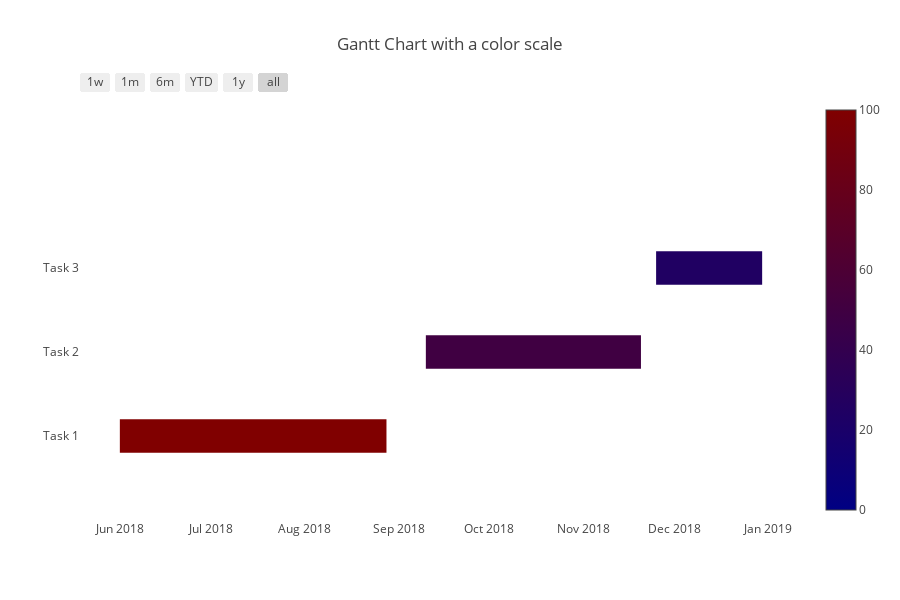

The cell this chart's notebook holds for it:
### Markdown cell above
**Define the Gantt chart**

The **colors** attribute takes in the name of a built-in color scale or a list of RGB or Hexademical numbers

**index_col** is used to specify which field should be represented using the color scale

**show_colorbar** can be set to view the color scale as a reference

### Code cell
fig = ff.create_gantt(tasks, 
                      title = 'Gantt Chart with a color scale',
                      
                      colors = 'Jet', 
                      index_col = 'Complete', 
                      show_colorbar = True)
offline.iplot(fig)

### Figure 1 — Plotly figure (JSON) as saved in the notebook; plotly's stock layout.template omitted (floating-point values rounded to 4 significant figures)
{"data": [{"marker": {"color": "white"}, "name": "", "type": "scatter", "uid": "9cf70968-9c69-11e8-890c-6030d4660e22", "x": ["2018-06-01", "2018-08-28"], "y": [0, 0]}, {"marker": {"color": "white"}, "name": "", "type": "scatter", "uid": "9cf70b66-9c69-11e8-b6f8-6030d4660e22", "x": ["2018-09-10", "2018-11-20"], "y": [1, 1]}, {"marker": {"color": "white"}, "name": "", "type": "scatter", "uid": "9cf70c9c-9c69-11e8-9707-6030d4660e22", "x": ["2018-11-25", "2018-12-30"], "y": [2, 2]}, {"marker": {"cmax": 100, "cmin": 0, "color": "white", "colorscale": [[0, "rgb(0.0, 0.0, 131.0)"], [1, "rgb(128.0, 0.0, 0.0)"]], "showscale": true}, "name": "", "type": "scatter", "uid": "9cf70d8c-9c69-11e8-bbe8-6030d4660e22", "x": ["2018-11-25", "2018-11-25"], "y": [2, 2]}], "layout": {"height": 600, "hovermode": "closest", "shapes": [{"fillcolor": "rgb(128.0, 0.0, 0.0)", "line": {"width": 0}, "opacity": 1, "type": "rect", "x0": "2018-06-01", "x1": "2018-08-28", "xref": "x", "y0": -0.2, "y1": 0.2, "yref": "y"}, {"fillcolor": "rgb(64.0, 0.0, 65.5)", "line": {"width": 0}, "opacity": 1, "type": "rect", "x0": "2018-09-10", "x1": "2018-11-20", "xref": "x", "y0": 0.8, "y1": 1.2, "yref": "y"}, {"fillcolor": "rgb(32.0, 0.0, 98.25)", "line": {"width": 0}, "opacity": 1, "type": "rect", "x0": "2018-11-25", "x1": "2018-12-30", "xref": "x", "y0": 1.8, "y1": 2.2, "yref": "y"}], "showlegend": false, "title": "Gantt Chart with a color scale", "width": 900, "xaxis": {"rangeselector": {"buttons": [{"count": 7, "label": "1w", "step": "day", "stepmode": "backward"}, {"count": 1, "label": "1m", "step": "month", "stepmode": "backward"}, {"count": 6, "label": "6m", "step": "month", "stepmode": "backward"}, {"count": 1, "label": "YTD", "step": "year", "stepmode": "todate"}, {"count": 1, "label": "1y", "step": "year", "stepmode": "backward"}, {"step": "all"}]}, "showgrid": false, "type": "date", "zeroline": false}, "yaxis": {"autorange": false, "range": [-1, 4], "showgrid": false, "ticktext": ["Task 1", "Task 2", "Task 3"], "tickvals": [0, 1, 2], "zeroline": false}}}
